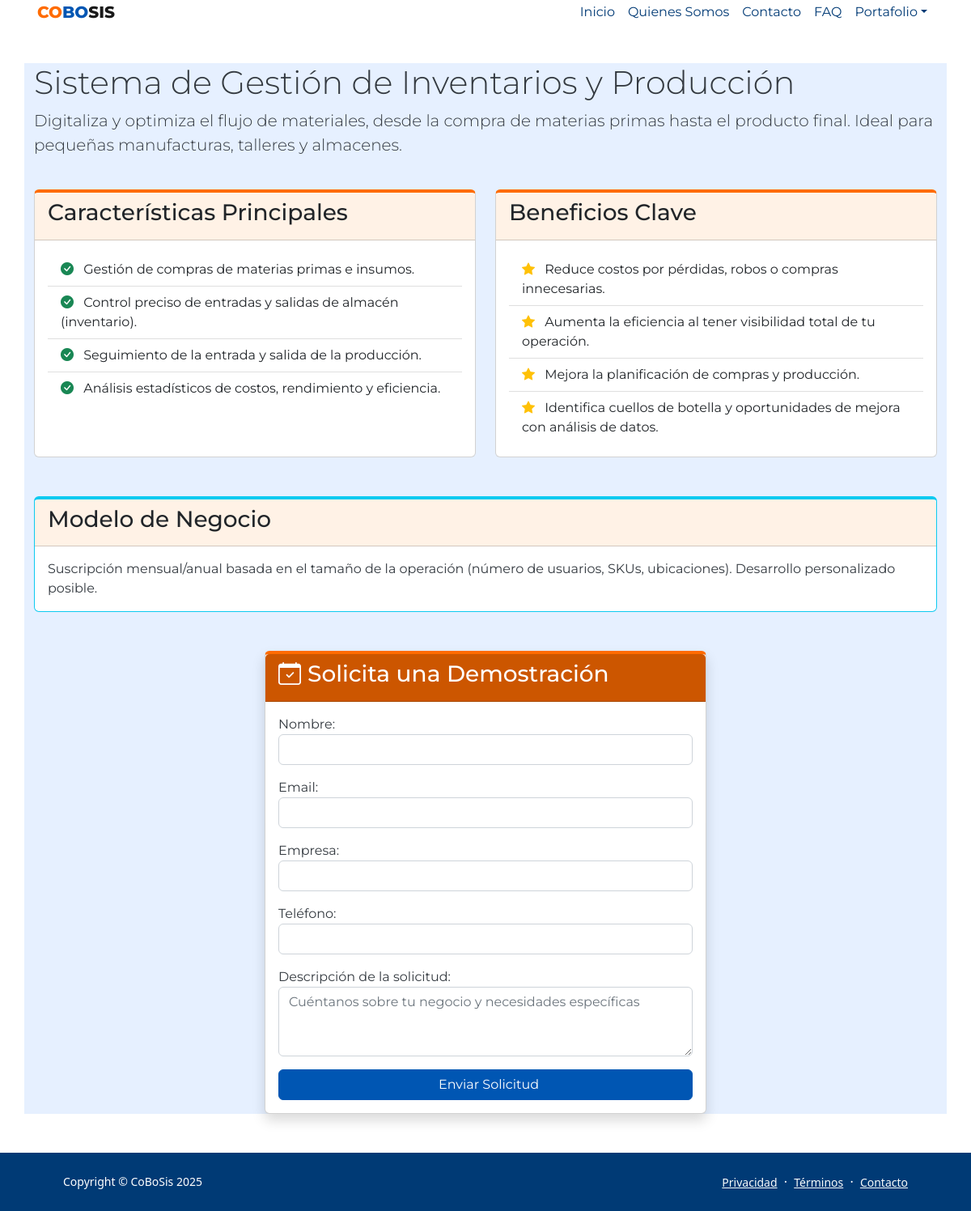
Screenshot of /productos/productos/gippro/ with the database file from the repository.
### productos/models.py (models this page shows, shortened)
class Productos(models.Model):
    nombre = models.CharField(max_length=100)
    slug = models.SlugField(max_length=100, unique=True,
                            help_text='Valor único de cada producto creado a partir del nombre',
                            verbose_name = "Código URL")
    slogan = models.TextField(max_length=250)
    descripcion = models.TextField(max_length=350)
    caracteristicas = models.TextField(help_text="Lista de características separadas por punto y coma")
    beneficios = models.TextField(help_text="Lista de beneficios separados por punto y coma")
    modelo_negocio = models.TextField()
    images = models.ImageField(upload_to='productos_images', null=True, blank=True, verbose_name = "Logo o imagen")
    servicio = models.BooleanField(default=False, verbose_name = "Servicio")
    destacado = models.BooleanField(default=True, verbose_name = "Destacar en Front")
    def features_list(self):
        return self.caracteristicas.split(';')
    def benefits_list(self):
        return self.beneficios.split(';')

### productos/views.py (the view)
# urls.py: path('productos/<slug:slug>/', views.product_detail, name='detalle_prod'),
def product_detail(request, slug):
    product = get_object_or_404(Productos, slug=slug)
    if request.method == 'POST':
        form = DemoRequestForm(request.POST)
        if form.is_valid():
            demo_request = form.save(commit=False)
            demo_request.product = product
            demo_request.save()
            return render(request, 'demo_thankyou.html', {'product': product})
    else:
        form = DemoRequestForm()
    context = {
        'product': product,
        'form': form,
        'features': product.features_list(),
        'benefits': product.benefits_list()
    }
    return render(request, 'product_detail.html', context)

### productos/forms.py
class DemoRequestForm(forms.ModelForm):
    class Meta:
        model = DemoRequest
        fields = ['name', 'email', 'company', 'phone', 'message']
        widgets = {
            'message': forms.Textarea(attrs={
                'rows': 3,
                'placeholder': 'Cuéntanos sobre tu negocio y necesidades específicas'
            })
        }
    def __init__(self, *args, **kwargs):
        super().__init__(*args, **kwargs)
        for field in self.fields:
            self.fields[field].widget.attrs['class'] = 'form-control'

### templates/product_detail.html (shortened to what this page needs)
{% extends 'base.html' %}
{% block content %}
<div class="container my-5" style="background-color: #e6f0ff; font-family: Montserrat;">
    <div class="row mb-4">
        <div class="col-lg-12">
            <h1 class="display-6">{{ product.nombre }}</h1>
            <p class="lead">{{ product.descripcion }}</p>
        </div>
    </div>
    <div class="row mb-5">
        <div class="col-md-6">
            <div class="card h-100">
                <div class="card-header text-dark" style="background: #fff2e6;">
                    <h3>Características Principales</h3>
                </div>
                <div class="card-body">
                    <ul class="list-group list-group-flush">
                        {% for feature in features %}
                        <li class="list-group-item">
                            <i class="bi bi-check-circle-fill text-success me-2"></i>
                            {{ feature|safe }}
                        </li>
                        {% endfor %}
                    </ul>
                </div>
            </div>
        </div>
        <div class="col-md-6">
            <div class="card h-100">
                <div class="card-header text-dark" style="background: #fff2e6;">
                    <h3>Beneficios Clave</h3>
                </div>
                <div class="card-body">
                    <ul class="list-group list-group-flush">
                        {% for benefit in benefits %}
                        <li class="list-group-item">
                            <i class="bi bi-star-fill text-warning me-2"></i>
                            {{ benefit|safe }}
                        </li>
                        {% endfor %}
                    </ul>
                </div>
            </div>
        </div>
    </div>
    <div class="row mb-5">
        <div class="col-12">
            <div class="card border-info">
                <div class="card-header text-dark" style="background: #fff2e6;">
                    <h3>Modelo de Negocio</h3>
                </div>
                <div class="card-body">
                    <p class="card-text">{{ product.modelo_negocio }}</p>
                </div>
            </div>
        </div>
    </div>
    <div class="row">
        <div class="col-lg-6 mx-auto">
            <div class="card shadow">
                <div class="card-header text-white" style="background: #cc5600;">
                    <h3><i class="bi bi-calendar-check me-2"></i>Solicita una Demostración</h3>
                </div>
                <div class="card-body">
                    <form method="post">
                        {{ form.as_p }}
                        <button type="submit" class="btn btn-primary w-100">
                            Enviar Solicitud
                        </button>
                    </form>
                </div>
            </div>
        </div>
    </div>
</div>
{% endblock %}

### rows the page displays
Productos: nombre "Sistema de Gestión de Inventarios y Producción", descripcion "Digitaliza y optimiza el flujo de materiales, desde la compra de materias primas hasta el producto final. Ideal para pequeñas manufacturas, talleres y almacenes.", modelo_negocio "Suscripción mensual/anual basada en el tamaño de la operación (número de usuarios, SKUs, ubicaciones). Desarrollo personalizado posible."

### other values shown
{{ feature|safe }} "Gestión de compras de materias primas e insumos." "Control preciso de entradas y salidas de almacén (inventario)." "Seguimiento de la entrada y salida de la producción." "Análisis estadísticos de costos, rendimiento y eficiencia."
{{ benefit|safe }} "Reduce costos por pérdidas, robos o compras innecesarias." "Aumenta la eficiencia al tener visibilidad total de tu operación." "Mejora la planificación de compras y producción." "Identifica cuellos de botella y oportunidades de mejora con análisis de datos."
